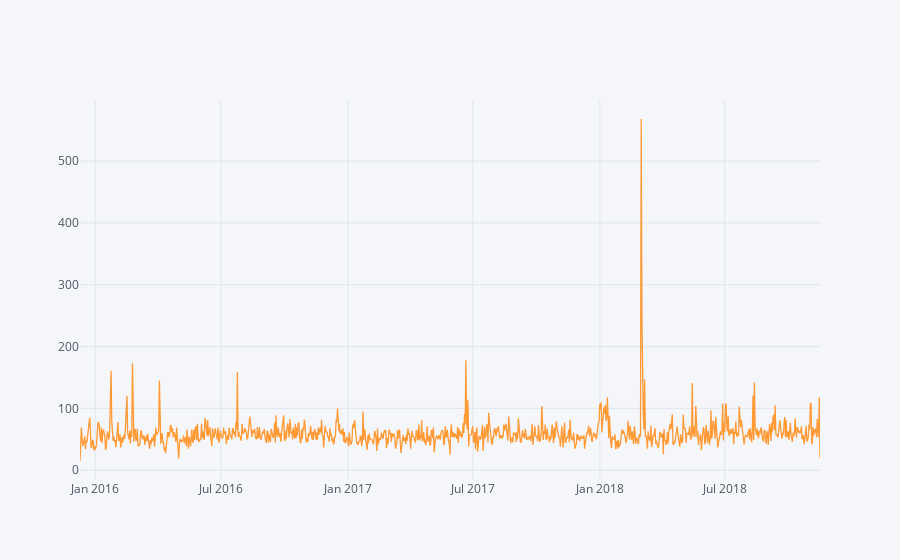

Notebook code cell kept with this figure:
### Code cell
df[df['Reason']=='Fire'].groupby('Date').count()['lat'].iplot()

### Figure 1 — Plotly figure (JSON) as saved in the notebook; plotly's stock layout.template omitted (floating-point values rounded to 4 significant figures; data arrays with more than 128 entries replaced by an {"elided": "..."} marker saying what was removed)
{"data": [{"line": {"color": "rgba(255, 153, 51, 1.0)", "dash": "solid", "shape": "linear", "width": 1.3}, "mode": "lines", "name": "lat", "text": "", "type": "scatter", "uid": "eb038003-d7e3-425f-b6b3-8102b4a5e4c3", "x": {"elided": "1073 str values"}, "y": {"elided": "1073 int values"}}], "layout": {"legend": {"bgcolor": "#F5F6F9", "font": {"color": "#4D5663"}}, "paper_bgcolor": "#F5F6F9", "plot_bgcolor": "#F5F6F9", "title": {"font": {"color": "#4D5663"}}, "xaxis": {"gridcolor": "#E1E5ED", "showgrid": true, "tickfont": {"color": "#4D5663"}, "title": {"font": {"color": "#4D5663"}, "text": ""}, "zerolinecolor": "#E1E5ED"}, "yaxis": {"gridcolor": "#E1E5ED", "showgrid": true, "tickfont": {"color": "#4D5663"}, "title": {"font": {"color": "#4D5663"}, "text": ""}, "zerolinecolor": "#E1E5ED"}}}
